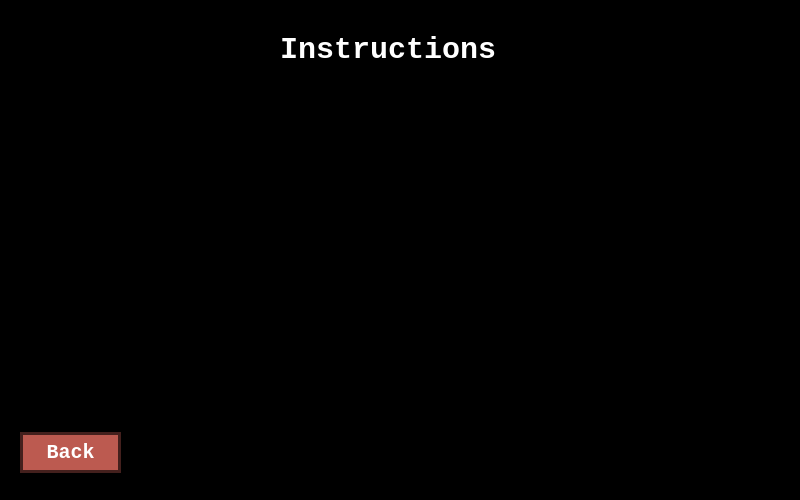
<?xml version="1.0" encoding="UTF-8"?>
<ui version="4.0">
 <class>Help</class>
 <widget class="QWidget" name="Help">
  <property name="geometry">
   <rect>
    <x>0</x>
    <y>0</y>
    <width>800</width>
    <height>500</height>
   </rect>
  </property>
  <property name="windowTitle">
   <string>Form</string>
  </property>
  <property name="styleSheet">
   <string notr="true">#Help{
background: url(:/Other/Resources/Other/helpbg.png);
background-repeat:repeat-x;
background-color:black;
background-position:bottom;
}</string>
  </property>
  <widget class="QLabel" name="label">
   <property name="geometry">
    <rect>
     <x>280</x>
     <y>30</y>
     <width>261</width>
     <height>41</height>
    </rect>
   </property>
   <property name="styleSheet">
    <string notr="true">color:white;
font: normal normal bold 30px courier new;</string>
   </property>
   <property name="text">
    <string>Instructions</string>
   </property>
  </widget>
  <widget class="QPushButton" name="pushButton">
   <property name="geometry">
    <rect>
     <x>20</x>
     <y>432</y>
     <width>101</width>
     <height>41</height>
    </rect>
   </property>
   <property name="styleSheet">
    <string notr="true">text-align: center;
vertical-align: middle;
padding: 8px 24px;
border: 3px solid #44201d;
border-radius: 0px;
background: #bc5a50;
background: -webkit-gradient(linear, left top, left bottom, from(#bc5a50), to(#44201d));
font: normal normal bold 20px courier new;
color: #ffffff;
text-decoration: none;</string>
   </property>
   <property name="text">
    <string>Back</string>
   </property>
  </widget>
 </widget>
 <resources/>
 <connections/>
</ui>
